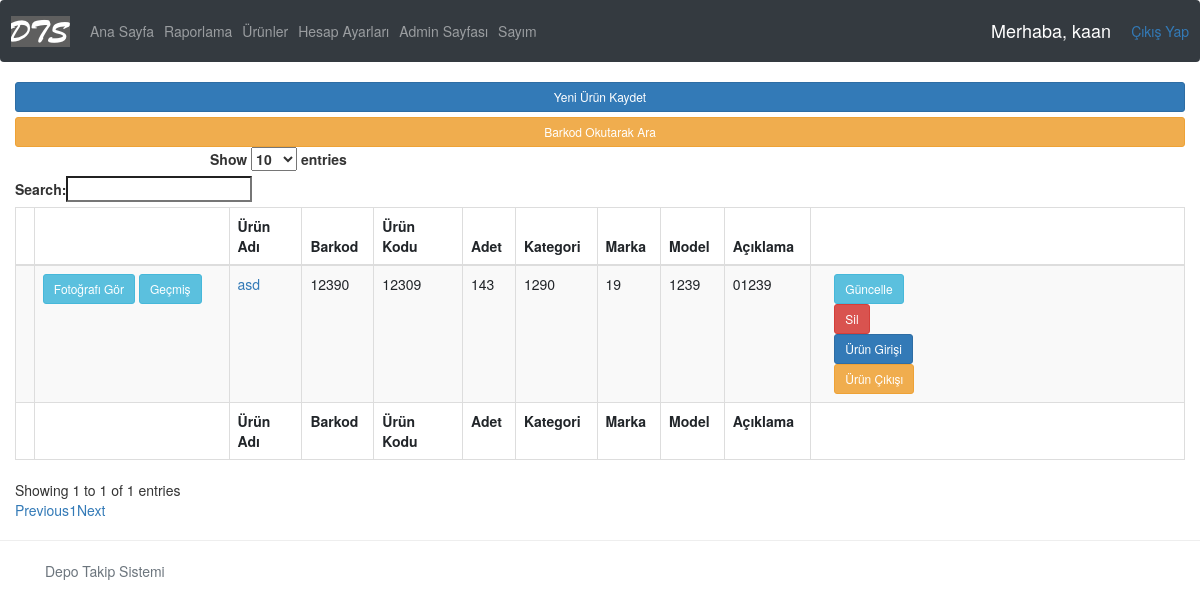
/products/ (signed in), run on an earlier commit of the app's database.
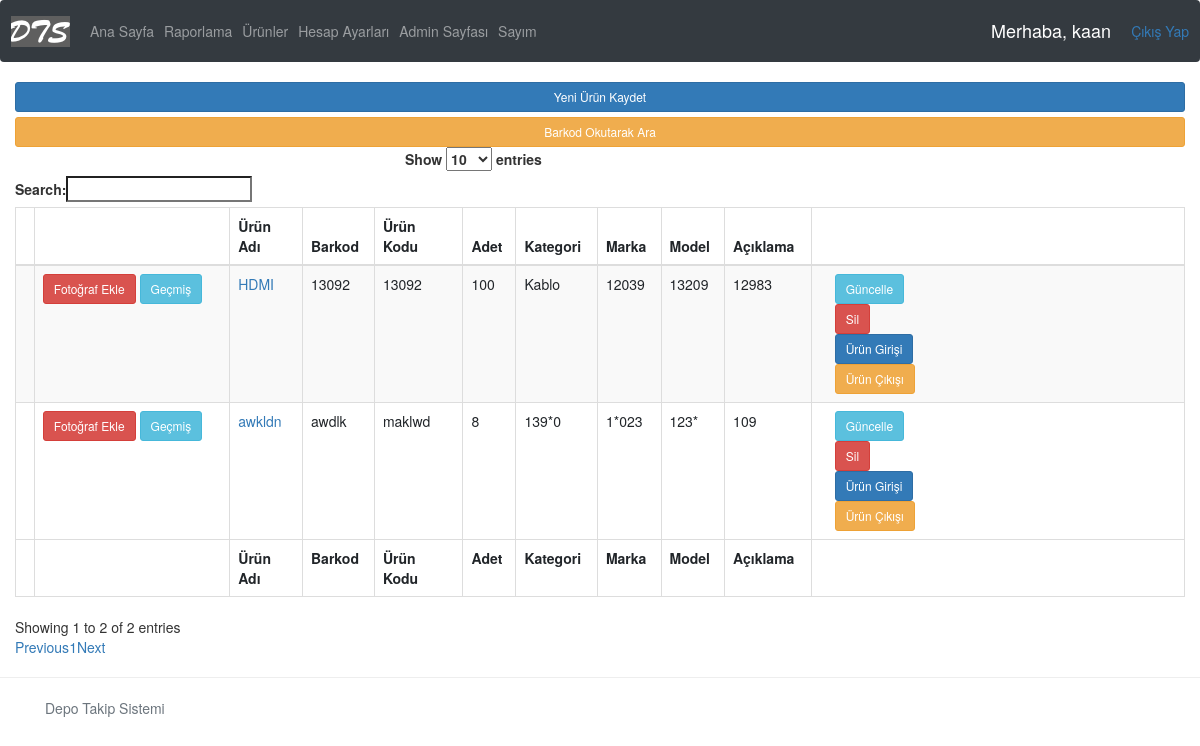
And on a later commit of the database.
### accounts/models.py (models this page shows, shortened)
class Product(models.Model):
    name = models.CharField(max_length=200)
    barcode = models.CharField(max_length=48)
    code = models.CharField(max_length=255)
    criticalStock = models.BooleanField(default=False) #kritik stok
    criticalStockAmt = models.IntegerField(null=True, blank=True)
    photo = models.ImageField(blank=True, null=True)
    regDate = models.DateTimeField( auto_now_add=True, null=True ) #ürünün kayıt edildiği tarih
    amount = models.IntegerField(blank=True, null=True) #ürünün adeti
    category = models.CharField(max_length=200) #ürünün kategorisi
    brand = models.CharField(max_length = 200) #ürünün markası
    model = models.CharField(max_length = 200, blank=True, null=True)
    description = models.CharField(max_length = 400, blank=True, null=True) #açıklama
    history = HistoricalRecords(
        history_change_reason_field=models.TextField(null=True, max_length=255)
    )

### accounts/views.py (the view)
# urls.py: path('products/', views.products, name='products'),
@login_required(login_url='login')
def products(request):
    products = Product.objects.all()
    context = {'products': products }
    return render( request, 'accounts/products-new.html', context )

### accounts/templates/accounts/products-new.html (shortened to what this page needs)
{%  extends 'accounts/main.html' %}
{% block content %}
<script src="https://code.jquery.com/jquery-3.3.1.slim.min.js"></script>
<link rel="stylesheet" href="https://cdn.datatables.net/1.10.21/css/dataTables.bootstrap.min.css">
<link rel="stylesheet" href="https://maxcdn.bootstrapcdn.com/bootstrap/3.3.7/css/bootstrap.min.css">
<a class="btn btn-primary  btn-sm btn-block" href="{% url 'addProduct' %}">Yeni Ürün Kaydet</a>
<a class="btn btn-warning  btn-sm btn-block" href="{% url 'barcode_view' %}">Barkod Okutarak Ara</a>
<table id="products" class="table table-striped table-bordered" cellspacing="0" width="100%">
  <thead>
    <tr>
      <th></th>
      <th></th>
      <th>Ürün Adı</th>
      <th>Barkod</th>
      <th>Ürün Kodu</th>
      <th>Adet</th>
      <th>Kategori</th>
      <th>Marka</th>
      <th>Model</th>
      <th>Açıklama</th>
      <th></th>
    </tr>
  </thead>
  <tbody>
      {% for product in products %}
          <tr>
              <td></td>
              <div class="col-sm-2 buttons-alignment">
                  <td>
                      {% if product.photo %}
                         <a class="btn btn-sm btn-info" href="{{ product.photo.url }}">Fotoğrafı Gör</a>
                      {% else %}
                         <a class="btn btn-sm btn-danger" href="{% url 'updateProduct' product.id %}">Fotoğraf Ekle</a>
                      {% endif %}
                      <a class="btn btn-sm btn-info" href="{% url 'history-path' product.id %}">Geçmiş</a>
                  </td>
              </div>
              <td>
                  <a href="{% url 'productPage' product.id %}">{{ product.name }}</a>
              </td>
              <td>{{ product.barcode }}</td>
              <td>{{ product.code }}</td>
              <td>{{ product.amount }}</td>
              <td>{{ product.category }}</td>
              <td>{{ product.brand }}</td>
              <td>{{ product.model }}</td>
              <td>{{ product.description }}</td>
              <td>
                  <div class="col-sm-2 buttons-alignment">
                      <a class="btn btn-sm btn-info" href="{% url 'updateProduct' product.id %}">Güncelle</a>
                      <a class="btn btn-sm btn-danger" href="{% url 'deleteProduct' product.id %}">Sil</a>
                      <a class="btn btn-sm btn-primary" href="{% url 'productEntry' product.id 1 %}">Ürün Girişi</a>
                      <a class="btn btn-sm btn-warning" href="{% url 'productEntry' product.id 0 %}">Ürün Çıkışı</a>
                  </div>
              </td>
          </tr>
      {% endfor %}
  </tbody>
  <tfoot>
    <tr>
        <th></th>
        <th></th>
        <th>Ürün Adı</th>
        <th>Barkod</th>
        <th>Ürün Kodu</th>
        <th>Adet</th>
        <th>Kategori</th>
        <th>Marka</th>
        <th>Model</th>
        <th>Açıklama</th>
    </tr>
  </tfoot>
</table>
{% endblock content %}

### accounts/templates/accounts/main.html (shortened to what this page needs)
{% load static %}
<!DOCTYPE html>
<html>
<head>
	<link rel="stylesheet" href="https://stackpath.bootstrapcdn.com/bootstrap/4.3.1/css/bootstrap.min.css">
	<link rel="stylesheet" type="text/css" href="{% static '/css/main.css' %}">
</head>
<body>
	{%  include 'accounts/navbar.html' %}
	<div class="container-fluid">
	{% block content %}
	{% endblock %}
    </div>
	<hr>
	<footer class="footer">
		<div class="container">
			<span class="text-muted">Depo Takip Sistemi</span>
	</footer>
</body>
</html>

### accounts/templates/accounts/navbar.html (shortened to what this page needs)
{% load static %}
<nav class="navbar navbar-expand-lg navbar-dark bg-dark">
    <a href="/">
        <img class="logo" src="{% static 'images/dts.png' %}">
    </a>
    <div class="collapse navbar-collapse" id="navbarNav">
        <ul class="navbar-nav">
          <li class="nav-item ">
              <a class="nav-link" href="{% url 'home' %}">Ana Sayfa</a>
          </li>
          <li class="nav-item ">
              <a class="nav-link" href="/reportPage">Raporlama</a>
          </li>
          <li class="nav-item ">
              <a class="nav-link" href="/products">Ürünler</a>
          </li>
          {% if request.user.is_staff %}
          <li class="nav-item">
              <a class="nav-link" href="{% url 'account' %}">Hesap Ayarları</a>
          </li>
          {% endif %}
          <li class="nav-item">
              <a class="nav-link" href="/admin">Admin Sayfası</a>
          </li>
          <li class="nav-item">
              <a class="nav-link" href="/stocktakePage">Sayım</a>
          </li>
        </ul>
    </div>
    <span class="hello-msg">Merhaba, {{request.user}}</span>
    <span><a href="{% url 'logout' %}">Çıkış Yap</a></span>
</nav>

### static/css/main.css (style rules this page uses)
body { background-color: #ebeff5; }

### accounts/templates/accounts/navbar.html (style rules this page uses)
.hello-msg { font-size: 18px; color: #fff; margin-right: 20px; }

What changed in the data, as far as the page shows it:
removed Product: name "asd", barcode "12390", code "12309", amount "143", category "1290", brand "19", model "1239", description "01239"
added Product: photo "Fotoğraf Ekle", name "HDMI", barcode "13092", code "13092", amount "100", category "Kablo", brand "12039", model "13209", description "12983"
added Product: photo "Fotoğraf Ekle", name "awkldn", barcode "awdlk", code "maklwd", amount "8", category "139*0", brand "1*023", model "123*", description "109"
Also different on the page:
text written by a page script: "Show entries Search: Showing 1 to 1 of 1 entries Previous 1 Next" → "Show entries Search: Showing 1 to 2 of 2 entries Previous 1 Next"
